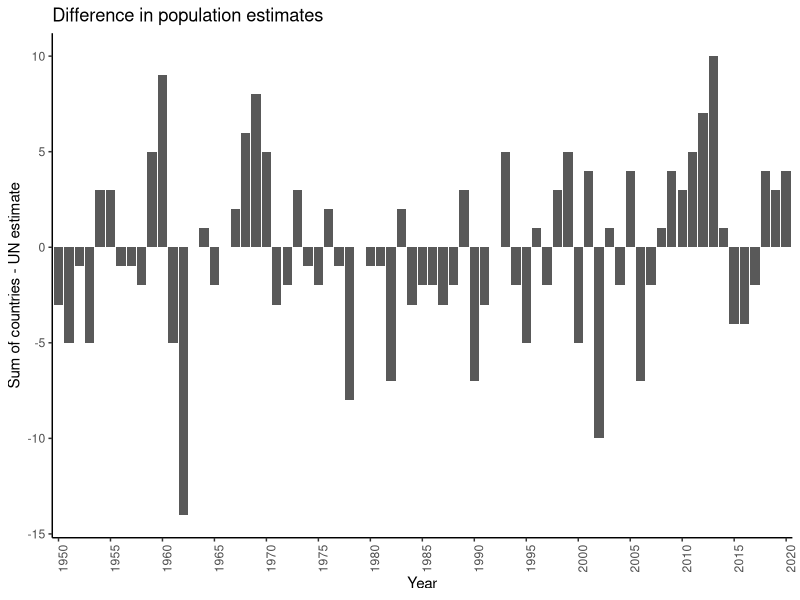

The R source for this figure:
## ---- chunk 1
library(tidyverse)
## ---- chunk 2
worldpop <- readr::read_csv(
  file = "data/worldpop/worldpop-estimates.csv",
  col_names = TRUE,
  col_types = stringr::str_c(c("c",rep("n",71)),collapse = "")
)
glimpse(worldpop)
## ---- chunk 3
remove_space <- function(x) stringr::str_remove_all(x," ")
worldpop <- readr::read_csv(
  file = "data/worldpop/worldpop-estimates.csv",
  col_names = TRUE,
  col_types = stringr::str_c(rep("c",72),collapse = "")
) %>%
  # Remove the space
  mutate_at(vars(`1950`:`2020`),remove_space) %>%
  # Convert to numeric
  mutate_at(vars(`1950`:`2020`),as.numeric)
glimpse(worldpop)
## ---- chunk 4
worldpop <- worldpop %>%
  pivot_longer(
    `1950`:`2020`,
    names_to = "year",
    values_to = "population"
  )
glimpse(worldpop)




  
## ---- chunk 5
worldpop_summed <- worldpop %>%
  filter(country != "WORLD") %>%
  group_by(year) %>%
  summarize(worldpop = sum(population))

worldpop_un <- worldpop %>% filter(country == "WORLD")

worldpop_joined <- inner_join(worldpop_summed,worldpop_un,by = "year")
glimpse(worldpop_joined)
worldpop_joined %>%
  ggplot(aes(x = year,y = worldpop - population)) +
  theme_classic() + 
  geom_bar(stat = "identity") +
  theme(axis.text.x = element_text(angle = 90)) +
  labs(title = "Difference in population estimates",
       x = "Year",
       y = "Sum of countries - UN estimate") +
  scale_x_discrete(breaks = as.character(seq(1950,2020,by=5)))
## ---- chunk 6
remove_comma <- function(x) stringr::str_remove_all(x,",")
worldpop_pred_median <- readr::read_csv(
  file = "data/worldpop/worldpop-pred-median.csv",
  col_names = TRUE,
  col_types = stringr::str_c(rep("c",18),collapse = "")
) %>%
  # Remove the commas. R already removed the quotes.
  mutate_at(vars(`2020`:`2100`),remove_comma) %>%
  # Convert to numeric
  mutate_at(vars(`2020`:`2100`),as.numeric) %>%
  # Pivot to long format
  pivot_longer(
    `2020`:`2100`,
    names_to = "year",
    values_to = "population"
  )
glimpse(worldpop_pred_median)
## ---- chunk 7
worldpop_pred_lower95 <- readr::read_csv(
  file = "data/worldpop/worldpop-pred-lower95.csv",
  col_names = TRUE,
  col_types = stringr::str_c(rep("c",18),collapse = "")
) %>%
  # Remove the commas. R already removed the quotes.
  mutate_at(vars(`2020`:`2100`),remove_comma) %>%
  # Convert to numeric
  mutate_at(vars(`2020`:`2100`),as.numeric) %>%
  # Pivot to long format
  pivot_longer(
    `2020`:`2100`,
    names_to = "year",
    values_to = "population_lower95"
  )
worldpop_pred_upper95 <- readr::read_csv(
  file = "data/worldpop/worldpop-pred-upper95.csv",
  col_names = TRUE,
  col_types = stringr::str_c(rep("c",18),collapse = "")
) %>%
  # Remove the commas. R already removed the quotes.
  mutate_at(vars(`2020`:`2100`),remove_comma) %>%
  # Convert to numeric
  mutate_at(vars(`2020`:`2100`),as.numeric) %>%
  # Pivot to long format
  pivot_longer(
    `2020`:`2100`,
    names_to = "year",
    values_to = "population_upper95"
  )

worldpop_pred <- worldpop_pred_median %>%
  inner_join(worldpop_pred_lower95,by = c("country","year")) %>%
  inner_join(worldpop_pred_upper95,by = c("country","year"))

glimpse(worldpop_pred)
